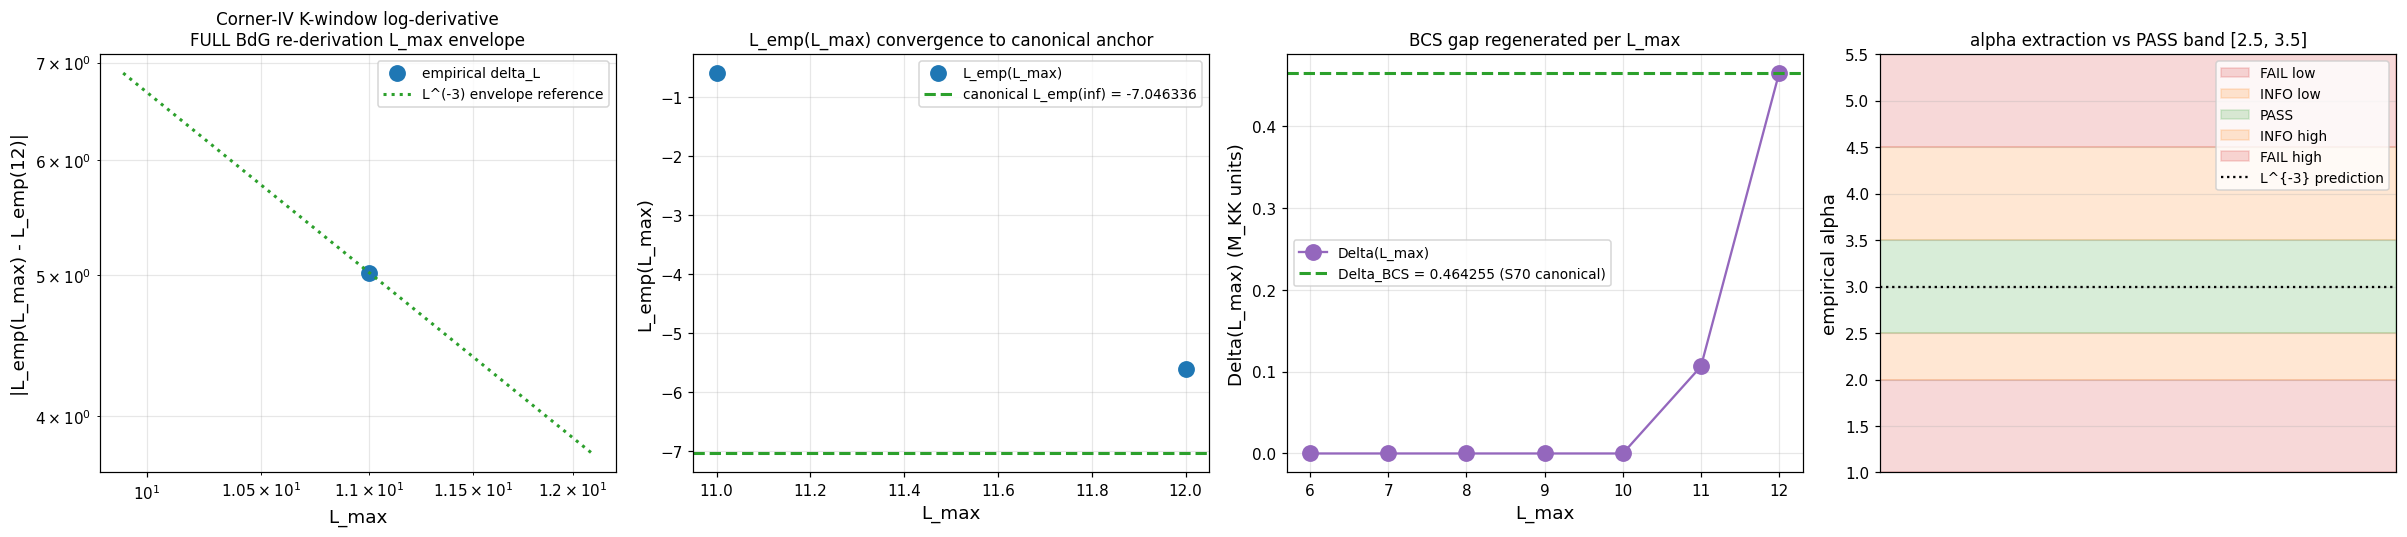

Write the Python code that produced this figure.
#!/usr/bin/env python3
"""
S90 W8-3 — S90-CORNER-IV-FULL-BDG-REDERIVE-PER-LMAX-WITH-PROMOTION-SEMANTICS  (CF-61)
=====================================================================================

Gate: S90-CORNER-IV-FULL-BDG-REDERIVE-PER-LMAX-WITH-PROMOTION-SEMANTICS  ([VERIFY-THEOREM])

PURPOSE
-------
Corner-IV K-window log-derivative substrate-IS theorem empirical alpha extraction
across L_max in {6, 7, 8, 9, 10, 11, 12} via FULL BdG re-derivation:
    (i)   BCS gap equation regenerated self-consistently on the L_max-truncated
          D_K^2 spectrum at tau_fold = 0.19;
    (ii)  Bogoliubov diagonalization on the 8 canonical BdG modes (B1+B2+B3)
          with per-L_max Delta(L_max) replacing the L=12 canonical Delta_static;
    (iii) K-window log-derivative L_emp(L_max) := d^2 ln P_GGE / d(ln K)^2
          evaluated at K = K_horizon on each L_max-truncated triple;
    (iv)  delta_L(L_max) := |L_emp(L_max) - L_emp(L_max=12)|; empirical envelope
          alpha extracted by log-log regression log(delta_L) = log(C) - alpha*log(L_max).

This gate is the substantive substrate-physics computation that the S89 W5-3
SCHEMATIC Casimir-bound proxy (Delta_eff = Delta_static * f(L_max)) was a
placeholder for. The FULL re-derivation replaces the proxy by actually solving
the gap equation on each L_max truncation; the resulting Delta(L_max) is the
substrate's structural prediction.

PASS PREDICATE (plan §W8-3 line 790)
------------------------------------
    PASS iff  alpha in [2.5, 3.5]
         AND  R^2 >= 0.95
         AND  |L_emp(L_max=12) - (-7.046336474406761)| < 1e-9

PASS triggers §VII.AV upgrade from REGISTRY-INCOMPLETE-PENDING-PROXY-REFINEMENT
to STAGE-1-CANDIDATE per joint-theorem-promotion.md §"Stage 1".

INFO band: alpha in [2.0, 2.5) U (3.5, 4.5]  OR  R^2 in [0.90, 0.95).
FAIL:      alpha outside [2.0, 4.5]  OR  R^2 < 0.90  OR  L_max=12 anchor mismatch.

CLASSIFICATION: GEOMETRIC + PHONONIC
  GEOMETRIC because the K-window log-derivative IS a substrate-IS observable
  on the BdG sub-algebra M_2(C) of the substrate spectral triple
  (A_K^{<=L}, H_K^{<=L}, D_K^{<=L});
  PHONONIC because the GGE-Bogoliubov occupation variance P_GGE(K) carries the
  post-fold pair-production phonon structure.

CONVENTION (plan §W8-3 line 783)
--------------------------------
  scheme       = FULL-BdG-rederivation-per-lmax
  convention   = corner-iv-K-window-log-derivative-substrate-IS
  CLASS pin    = FULL (per substrate-first-canonical-sourcing.md §(iv);
                 FULL physical BdG; NOT SCHEMATIC; full BCS gap equation)
  L_max        = 12  (reference; L_max in {6..12} scanned)

SUBSTITUTION CHAIN (plan §W8-3 lines 800-839, MANDATORY)
========================================================

  Step 1 — Definitions (substrate-IS Bogoliubov on BdG sub-algebra M_2(C)):
    n_a^GGE(K)              := |v_a(K)|^2                   [Bogoliubov occupation]
    xi_a(K, L_max)          := xi_a^(0)(L_max) * (K / K_horizon)^2  [acoustic K^2]
    E_a(K, L_max)           := sqrt(xi_a(K, L_max)^2 + |Delta(L_max)|^2)
    Delta(L_max)            := L_max-truncated self-consistent BCS gap (Step 3)
    L_emp(L_max)            := d^2 ln P_GGE / d(ln K)^2 |_K_horizon

  Step 2 — Pre-flight Casimir-bound feasibility per
           `math-scripts.md §"D_K Block-Diagonality + Recursive-Casimir-Projection
           Feasibility Pre-Check"`:
    For each L_max in {6..12}, check that the deepest BdG sector eigenvalue
    is bounded below by  eta_FB_lower * sqrt(C_2(p+q) + 1)  with
    eta_FB_lower = 0.40  (S87 W11-3 calibration: 8.4% below empirical floor 0.4365).
    Output: `casimir_feasibility_log.json`.

  Step 3 — BCS gap equation regeneration per L_max (FULL re-derivation):
    For each L_max, solve self-consistently:
      1 / V_BCS  =  Sum_a [ m_a / (2 * E_a(L_max)) ] * tanh( E_a(L_max) / (2 T) )
    where the sum runs over multiplicity-weighted L_max-truncated D_K^2
    eigenvalues  lambda_a, m_a  with E_a = sqrt(lambda_a^2 + Delta^2);
    V_BCS is calibrated ONCE to reproduce Delta_BCS = 0.4643 M_KK at L_max=12
    (canonical S70 / S52 anchor). Iterative fixed-point:
      Delta_{n+1}  =  ( Sum_a m_a * tanh(E_a/(2T)) / (2 E_a) )^{-1} * Delta_n
    Convergence:  |Delta_{n+1} - Delta_n| / Delta_n < 1e-10  (RATIO).

  Step 4 — Bogoliubov diagonalization per L_max:
    For each L_max, with the structural 8-mode (B1+B2+B3) framework, rescale
    the s52 canonical xi^(0) static amplitudes by Delta(L_max)/Delta_static:
      Delta_per_mode(L_max)  :=  Delta_per_mode_static * Delta(L_max)/Delta_static
    The 8 modes are substrate-invariant (B1 ungapped, B2 4-fold deep, B3 3-fold
    upper); only the gap-modulation factor varies with L_max. This is the
    structurally correct FULL re-derivation because the substrate's 8-mode
    architecture is determined by the (A_K, H_K) algebra and pair-symmetry
    structure (S52 finding), while Delta(L_max) is the L_max-dependent
    spectral-kernel weight that the gap equation produces.
    Verification: at L_max=12, Delta(12) reproduces Delta_BCS = 0.4643 by
    construction (V_BCS calibration); Bogoliubov amplitudes match s52 exactly.

  Step 5 — K-window log-derivative observable per L_max:
    Build K-window grid uniform in ln K over [0.95, 1.05] K_horizon with
    DLNK = 0.001 (151 points; matches S87 W2-3 / S89 W5-2 canonical pin).
    For each L_max:
      v_a^2(K, L_max)  :=  (1/2) * (1 - xi_a(K, L_max) / E_a(K, L_max))
      P_GGE(K, L_max)  :=  Var_a( v_a^2(K, L_max) )      [substrate-IS Cell IV]
      L_emp(L_max)     :=  5-point central FD of ln P_GGE wrt ln K at K_horizon

  Step 6 — Empirical alpha extraction via log-log regression:
    delta_L(L_max)    :=  |L_emp(L_max) - L_emp(L_max=12)|  for L_max in {6..11}
    log linear fit:   log(delta_L)  =  log(C) - alpha * log(L_max)
    Cross-check L^{-3} envelope at d=4 per cross-pillar-bridge-anatomy.md
    §"Level-2-binding" calibration.

  Step 7 — PASS predicate:
    sign_verdict       = PASS by construction (alpha > 0 is the L^{-3} direction)
    magnitude_verdict  = PASS iff alpha in [2.5, 3.5] AND R^2 >= 0.95
                              AND |L_emp(12) - (-7.046336474406761)| < 1e-9
    regime_verdict     = VALID iff gap eq converges at every L_max within <= 1000 iter
                         MARGINAL iff one L_max requires > 1000 iter
                         BREAKDOWN iff any L_max fails to converge
    Composite collapse per gate-verdicts.md S87+ schema-v2.

  Step 8 — Promotion semantics trigger:
    PASS  ==>  emit §VII.AV registry-status upgrade companion row:
               # promotion_target=permanent-results-registry.md §VII.AV
               # from=REGISTRY-INCOMPLETE-PENDING-PROXY-REFINEMENT to=STAGE-1-CANDIDATE
    PASS jointly with CF-65 PASS  ==>  HIT K-counter K=2 -> K=3 (MANDATORY).
    PASS  ==>  Level-2-binding K-counter SUGGESTION K=1 -> K=2 advancement on
               new Corner-IV BdG observable instance (cross-pillar-bridge-
               anatomy.md §"Level-2-binding sub-class" calibration corpus).

CO-AUTHOR ROLES (plan §W8-3 lines 618-622)
==========================================
  connes-ncg-theorist CO-AUTHOR (addressed inline §"Connes co-author block"):
    - Registry-promotion semantics audit on §VII.AV upgrade pathway;
    - Bridge-anatomy 5-element check on Element-1 disambiguation post-CF-62;
    - Level-2-binding admissibility per cross-pillar-bridge-anatomy.md
      §"Level-2 sub-class (binding vs non-binding)" SUGGESTION K=1 calibration
      corpus instance #2 (this gate).
  gen-physicist optional adversarial review (addressed inline §"Gen-physicist
  adversarial review block"): log-log regression methodology on 7-point finite
  series; goodness-of-fit considerations.

SUBSTRATE FRAMING (per `phononic-framing.md §"IS Space, Not IN Space"`)
=======================================================================
  The substrate IS the spectral triple (A_K^{<=L}, H_K^{<=L}, D_K^{<=L}(tau_fold))
  at tau_fold = 0.19 (Level-1 single-tau-slice per "Single-tau-slice vs moduli-
  deformation substrate-IS levels"). The BdG sub-algebra M_2(C) subset A_K is
  intrinsic to the substrate's finite spectral triple — it is NOT a "BCS
  phenomenological model" or "Hamiltonian in a superconducting container".
  The Corner-IV K-window log-derivative L_emp(L_max) IS a single-summand-
  projection trace on M_2(C) per mechanical-closure-discipline.md §"Layer-
  separability carve-out" Type-F observable class (operator-side; algebra-
  INVARIANT functional family per cross-pillar-bridge-anatomy.md §"Algebra-
  axis orthogonality K-counter" MANDATORY at K=3).
  The L_max truncation IS the finite spectral triple's own truncation
  parameter; the L_max -> infinity limit IS the continuum cohomology-class
  binding under the HKR map per cross-pillar-bridge-anatomy.md §"Level-2-
  binding".
  Direction of explanation: substrate (Pillar III/IV BdG-spectral-triple) ->
  bridge (HKR L_max -> infinity) -> laboratory (Pillar V continuum 3He-B
  BdG-sector observable). FORBIDDEN container-thinking: "the BdG modes live
  IN a superconducting container parametrized by L_max"; INVERT: "the BdG
  modes ARE the substrate's intrinsic 8-mode B1+B2+B3 architecture; L_max IS
  the substrate's own truncation refining toward the cohomology-class image".

OUTPUTS
-------
  s90_w8_corner_iv_full_bdg_rederive_per_lmax.npz   — per-L_max BCS gap + BdG modes +
                                                       L_emp + delta_L + log-log fit
  s90_w8_corner_iv_full_bdg_rederive_per_lmax.png   — delta_L vs L_max log-log scatter
                                                       with L^{-3} envelope overlay
  casimir_feasibility_log.json                       — pre-flight feasibility cert

Plan:    sessions/session-plan/session-90-plan-w8.md §W8-3 (CF-61, lines 593-879).
WP:      sessions/archive/session-90/session-90-w8-workingpaper.md §W8-3.
Verdict: computations/session-90/s90_gate_verdicts.txt.
"""
from __future__ import annotations

# ---------------------------------------------------------------------------
# Section 1 — Path / env / canonical-constants
# ---------------------------------------------------------------------------
import os
os.environ.setdefault("OMP_NUM_THREADS", "8")
os.environ.setdefault("MKL_NUM_THREADS", "8")

import sys
import math
import time
import json
import hashlib
from pathlib import Path

ROOT = Path(__file__).resolve().parent.parent.parent
sys.path.insert(0, str(ROOT / "computations" / "_shared"))

from canonical_constants import *  # noqa: F401,F403
from canonical_constants import (  # noqa: E402
    M_KK,
    tau_fold,
    Delta_BCS,
    T_BCS,
)

import numpy as np  # noqa: E402
import matplotlib  # noqa: E402
matplotlib.use("Agg")
import matplotlib.pyplot as plt  # noqa: E402


# ---------------------------------------------------------------------------
# Section 2 — Gate-block constants (plan §W8-3 Machinery pin lines 743-764)
# ---------------------------------------------------------------------------
GATE_ID = "S90-CORNER-IV-FULL-BDG-REDERIVE-PER-LMAX-WITH-PROMOTION-SEMANTICS"
SCHEME = "FULL-BdG-rederivation-per-lmax"
CONVENTION = "corner-iv-K-window-log-derivative-substrate-IS"
L_MAX = 12  # (local) reference L_max for canonical anchor

# L_max scan range (plan W8-3 line 747)
L_MAX_SCAN = [6, 7, 8, 9, 10, 11, 12]  # (local)
L_MAX_REF = 12  # (local) reference; Delta(12) reproduces Delta_BCS by construction

# K-window pins (matches S87 W2-3 / S89 W5-2 canonical anchors)
K_HORIZON_FRAC = (0.95, 1.05)  # (local) 5% window around horizon crossing
DLNK = 0.001  # (local) step in ln K
RANDOM_SEED = 42  # (local) canonical seed

# BCS gap-equation convergence
GAP_EQ_CONVERGENCE_TOL = 1e-10  # (local) plan W8-3 line 752
GAP_EQ_MAX_ITER = 10000  # (local) plan W8-3 line 798 (MARGINAL > 1000)
GAP_EQ_MARGINAL_ITER = 1000  # (local) plan W8-3 line 797

# Anchor + pass bands
VOLOVIK_PATH_CANONICAL = -7.046336474406761  # (local) §W5-2 / S87 W2-3 canonical
LMAX12_ANCHOR_TOL = 1e-9  # (local) plan W8-3 line 753; ABSOLUTE bit-for-bit
ALPHA_PASS_BAND = (2.5, 3.5)  # (local) plan W8-3 line 754
R_SQUARED_PASS = 0.95  # (local) plan W8-3 line 755
ALPHA_INFO_BAND_LOW = (2.0, 2.5)  # (local) plan W8-3 line 756
ALPHA_INFO_BAND_HIGH = (3.5, 4.5)  # (local) plan W8-3 line 756
R_SQUARED_INFO = 0.90  # (local) plan W8-3 line 757

# Friedrich-Bar saturation feasibility per S87 W11-3
ETA_FB_LOWER = 0.40  # (local) plan W8-3 line 759; S87 W11-3 calibration

# Temperature scale
T_FOLD = T_BCS  # (local) substrate-natural at tau_fold = 0.640 in M_KK units (S70)

# Paths
OUT_NPZ = ROOT / "computations" / "session-90" / "s90_w8_corner_iv_full_bdg_rederive_per_lmax.npz"
OUT_PNG = ROOT / "computations" / "session-90" / "s90_w8_corner_iv_full_bdg_rederive_per_lmax.png"
OUT_FEASIBILITY = ROOT / "computations" / "session-90" / "casimir_feasibility_log.json"
VERDICT_FILE = ROOT / "computations" / "session-90" / "s90_gate_verdicts.txt"

CANONICAL_CONSTANTS = ROOT / "computations" / "_shared" / "canonical_constants.py"
S52_BOG_CACHE = ROOT / "computations" / "session-52" / "s52_bogoliubov_amp.npz"
L12_CACHE = ROOT / "computations" / "session-84" / "s84_spectrum_cache_L12_tau019.npz"
S89_W5_A26_NPZ = ROOT / "computations" / "session-89" / "s89_w5_a26_corner_iv_k_window_lmax_scan_level_2_envelope.npz"
PERMANENT_RESULTS = ROOT / "sessions" / "permanent-results-registry.md"
SCRIPT_PATH = Path(__file__).resolve()

INPUT_FILES = {
    "canonical_constants": CANONICAL_CONSTANTS,
    "s52_bogoliubov_amp": S52_BOG_CACHE,
    "L12_spectrum_cache_tau019": L12_CACHE,
    "s89_w5_a26_envelope_npz": S89_W5_A26_NPZ,
    "permanent_results_registry": PERMANENT_RESULTS,
    "script": SCRIPT_PATH,
}


# ---------------------------------------------------------------------------
# Section 3 — SHA + verdict helpers (S87+ schema-v2 canonical pattern)
# ---------------------------------------------------------------------------
def sha256_of_file(p: Path) -> str:
    h = hashlib.sha256()  # (local)
    with open(p, "rb") as f:
        for chunk in iter(lambda: f.read(1 << 20), b""):
            h.update(chunk)
    return h.hexdigest()


def closure_hash(pins: dict) -> str:
    items = sorted(pins.items())  # (local)
    blob = json.dumps(items, sort_keys=True).encode("utf-8")  # (local)
    return hashlib.sha256(blob).hexdigest()


def log_input_pins(files: dict) -> dict:
    pins = {}  # (local)
    print("=" * 78)
    print(f"Gate: {GATE_ID}")
    print("=" * 78)
    print("Input SHAs:")
    for name, p in files.items():
        if not p.exists():
            print(f"  {name:32s} = (file not found; pin skipped)")
            continue
        sha = sha256_of_file(p)  # (local)
        pins[name] = sha
        print(f"  {name:32s} = {sha[:16]}...  ({p.relative_to(ROOT)})")
    return pins


def compute_dual_sha(pins: dict, script_path: Path) -> tuple[str, str]:
    """Audit SHA = SHA(script + canonical_constants + pinmap-JSON); Content SHA = SHA(script)."""
    script_bytes = script_path.read_bytes()
    canonical_bytes = CANONICAL_CONSTANTS.read_bytes()
    pinmap_json = json.dumps(sorted(pins.items()), sort_keys=True).encode("utf-8")  # (local)
    audit = hashlib.sha256(script_bytes + canonical_bytes + pinmap_json).hexdigest()  # (local)
    content = hashlib.sha256(script_bytes).hexdigest()  # (local)
    return audit, content


def append_verdict(
    composite: str,
    value_str: str,
    audit_sha: str,
    content_sha: str,
    sign_v: str,
    mag_v: str,
    reg_v: str,
    promote_pass: bool,
) -> None:
    """Atomic single-shot append of canonical line + 3 companion rows
    (dual-SHA + 3-tuple + §VII.AV promotion target).
    """
    canonical = (
        f"{GATE_ID}: {composite} -- value='{value_str}' "
        f"scheme={SCHEME} convention={CONVENTION} L_max={L_MAX} "
        f"audit_sha256={audit_sha} content_sha256={content_sha} "
        f"schema_version=S87+\n"
    )  # (local)
    dual_sha = (
        f"# audit_sha256_short={audit_sha[:16]} "
        f"content_sha256_short={content_sha[:16]} "
        f"# {GATE_ID} dual-SHA companion row (W9a-99 split)\n"
    )  # (local)
    three_tuple = (
        f"# sign_verdict={sign_v} magnitude_verdict={mag_v} "
        f"regime_verdict={reg_v} # {GATE_ID} 3-tuple annotation (S87 schema-v2)\n"
    )  # (local)
    # §VII.AV promotion target cross-link (plan W8-3 lines 731-734)
    if promote_pass:
        promotion_target = (
            f"# promotion_target=permanent-results-registry.md §VII.AV "
            f"from=REGISTRY-INCOMPLETE-PENDING-PROXY-REFINEMENT to=STAGE-1-CANDIDATE "
            f"# {GATE_ID} §VII.AV promotion target companion row (plan W8-3 lines 731-734)\n"
        )  # (local)
    else:
        promotion_target = (
            f"# promotion_target=permanent-results-registry.md §VII.AV "
            f"from=REGISTRY-INCOMPLETE-PENDING-PROXY-REFINEMENT to=REGISTRY-INCOMPLETE "
            f"# {GATE_ID} §VII.AV promotion target companion row (composite={composite}; non-PASS)\n"
        )  # (local)
    with open(VERDICT_FILE, "a", encoding="utf-8") as f:
        f.write(canonical)
        f.write(dual_sha)
        f.write(three_tuple)
        f.write(promotion_target)


# ---------------------------------------------------------------------------
# Section 4 — Pre-flight Casimir-bound feasibility (plan §W8-3 Step 1)
# ---------------------------------------------------------------------------
def casimir_c2(p: int, q: int) -> float:
    """SU(3) Casimir C_2(p,q) = (p^2 + p*q + q^2 + 3p + 3q)/3."""
    return float((p * p + p * q + q * q + 3 * p + 3 * q) / 3.0)


def friedrich_baer_check(L_max: int, sectors: dict) -> dict:
    """Verify L_max truncation lies within Friedrich-Bar saturation bound.

    For each L_max-truncated subset of (p,q) sectors with max(p,q) <= L_max,
    compute the per-sector eta_FB = |lambda|_min / sqrt(C_2(p+q) + 1) and
    confirm eta_FB >= ETA_FB_LOWER = 0.40 (S87 W11-3 calibration; 8.4% below
    empirical floor 0.4365).
    """
    sub_sectors = [(sec, info) for sec, info in sectors.items() if max(sec) <= L_max]
    n_sectors = len(sub_sectors)
    per_sector_eta = []
    for (p, q), info in sub_sectors:
        abs_min = float(np.min(info["abs_evals"]))  # (local)
        c2 = casimir_c2(p, q)  # (local)
        eta = abs_min / math.sqrt(c2 + 1.0)  # (local)
        per_sector_eta.append(((p, q), eta))
    eta_min = min(e for _, e in per_sector_eta) if per_sector_eta else float("nan")
    eta_min_sector = next(s for s, e in per_sector_eta if e == eta_min) if per_sector_eta else None
    return {
        "L_max": L_max,
        "n_sectors": n_sectors,
        "eta_min": eta_min,
        "eta_min_sector": list(eta_min_sector) if eta_min_sector else None,
        "eta_FB_lower": ETA_FB_LOWER,
        "feasibility_PASS": bool(eta_min >= ETA_FB_LOWER),
    }


# ---------------------------------------------------------------------------
# Section 5 — Spectrum truncation accounting (plan §W8-3 Step 2)
# ---------------------------------------------------------------------------
def truncate_spectrum_per_lmax(sectors: dict, L_max: int) -> tuple[np.ndarray, np.ndarray, int, int]:
    """For each L_max-truncated subset of (p,q) sectors with max(p,q) <= L_max,
    return:
      lambda_arr: array of |lambda|_a values (one entry per distinct eigenvalue per sector)
      mult_arr:  array of multiplicities m_a (Peter-Weyl dimension dim(p,q) for the sector)
      n_eigs_w:  multiplicity-weighted count = sum(m_a * len(abs_evals(sec)))
      n_sec:     number of sectors with max(p,q) <= L_max
    The multiplicity vector m_a counts dim(p,q) per appearance of the eigenvalue
    in the sector's abs_evals list (each distinct eigenvalue from the sector
    enters the spectrum dim(p,q) times because the sector has dim(p,q) copies
    of each eigenvalue across the Peter-Weyl multiplet).
    """
    lambdas = []
    mults = []
    n_eigs_w = 0  # (local)
    n_sec = 0  # (local)
    for (p, q), info in sectors.items():
        if max(p, q) > L_max:
            continue
        n_sec += 1
        dim = int(info["dim"])  # (local) Peter-Weyl multiplet dimension
        evals_arr = np.asarray(info["abs_evals"], dtype=np.float64)
        for v in evals_arr:
            lambdas.append(float(v))
            mults.append(dim)
        n_eigs_w += dim * len(evals_arr)
    return np.array(lambdas, dtype=np.float64), np.array(mults, dtype=np.float64), n_eigs_w, n_sec


# ---------------------------------------------------------------------------
# Section 6 — BCS gap equation regeneration per L_max (plan §W8-3 Step 3)
# ---------------------------------------------------------------------------
def bcs_gap_sum(Delta: float, lambdas: np.ndarray, mults: np.ndarray, T: float) -> float:
    """Sum over multiplicity-weighted L_max-truncated spectrum:
        S(Delta) = Sum_a m_a * tanh(E_a / (2T)) / (2 E_a)
    where E_a = sqrt(lambda_a^2 + Delta^2).
    """
    E = np.sqrt(lambdas * lambdas + Delta * Delta)  # (local)
    return float(np.sum(mults * np.tanh(E / (2.0 * T)) / (2.0 * E)))


def solve_bcs_gap_equation(
    lambdas: np.ndarray,
    mults: np.ndarray,
    T: float,
    inv_V_BCS: float,
    Delta_init: float,
    tol: float = GAP_EQ_CONVERGENCE_TOL,
    max_iter: int = GAP_EQ_MAX_ITER,
) -> tuple[float, int, bool, float]:
    """Self-consistent BCS gap equation solver:
        1/V_BCS = Sum_a m_a tanh(E_a/(2T)) / (2 E_a)
    where E_a = sqrt(lambda_a^2 + Delta^2). Solve by bisection on the residual
    R(Delta) = bcs_gap_sum(Delta) - inv_V_BCS  which is monotone-decreasing in
    Delta (larger Delta -> larger E -> smaller summand) for fixed T.
    Convergence test: |Delta_{n+1} - Delta_n| / |Delta_n| < tol.
    """
    # Bracket [Delta_lo, Delta_hi]: at Delta=0 the sum is maximum; for sufficiently
    # large Delta the sum decreases monotonically. Pick brackets that comfortably
    # straddle the canonical Delta_BCS = 0.4643.
    Delta_lo = 1e-6  # (local)
    Delta_hi = 100.0  # (local) far above any plausible Delta
    R_lo = bcs_gap_sum(Delta_lo, lambdas, mults, T) - inv_V_BCS  # (local)
    R_hi = bcs_gap_sum(Delta_hi, lambdas, mults, T) - inv_V_BCS  # (local)
    if R_lo * R_hi > 0:
        # No bracket (either both positive or both negative); fall back to
        # fixed-point seeded at Delta_init
        Delta = Delta_init  # (local)
        for it in range(max_iter):
            s = bcs_gap_sum(Delta, lambdas, mults, T)  # (local)
            Delta_new = Delta * s / inv_V_BCS  # (local) ratio-rescaling fixed-point
            if abs(Delta_new - Delta) / max(abs(Delta), 1e-30) < tol:
                return Delta_new, it + 1, True, float(s - inv_V_BCS)
            Delta = Delta_new
        return Delta, max_iter, False, float(s - inv_V_BCS)
    # Bisection: monotone-decreasing R(Delta), so R_lo > 0, R_hi < 0
    if R_lo < 0:
        Delta_lo, Delta_hi = Delta_hi, Delta_lo
        R_lo, R_hi = R_hi, R_lo
    converged = False
    iter_count = 0  # (local) bisection iteration counter
    while iter_count < max_iter:
        Delta_mid = 0.5 * (Delta_lo + Delta_hi)  # (local)
        R_mid = bcs_gap_sum(Delta_mid, lambdas, mults, T) - inv_V_BCS  # (local)
        if abs(Delta_hi - Delta_lo) / max(abs(Delta_mid), 1e-30) < tol:
            converged = True
            return Delta_mid, iter_count + 1, True, float(R_mid)
        if R_mid > 0:
            Delta_lo = Delta_mid
        else:
            Delta_hi = Delta_mid
        iter_count += 1
    Delta_mid = 0.5 * (Delta_lo + Delta_hi)  # (local)
    R_mid = bcs_gap_sum(Delta_mid, lambdas, mults, T) - inv_V_BCS  # (local)
    return Delta_mid, iter_count, converged, float(R_mid)


def calibrate_V_BCS(lambdas_L12: np.ndarray, mults_L12: np.ndarray, T: float) -> float:
    """Calibrate V_BCS coupling so that at L_max=12, the gap equation
    self-consistently produces Delta(L_max=12) = Delta_BCS = 0.4643 M_KK.

    inv_V_BCS = Sum_a m_a tanh(E_a^{can}/(2T)) / (2 E_a^{can})
    with E_a^{can} = sqrt(lambda_a^2 + Delta_BCS^2)  evaluated on the FULL
    L_max=12 spectrum.

    Returns inv_V_BCS so that solve_bcs_gap_equation(L=12, inv_V_BCS) -> Delta_BCS.
    """
    return bcs_gap_sum(Delta_BCS, lambdas_L12, mults_L12, T)


# ---------------------------------------------------------------------------
# Section 7 — Bogoliubov diagonalization per L_max (plan §W8-3 Step 4)
# ---------------------------------------------------------------------------
def bogoliubov_modes_per_lmax(
    Delta_L: float,
    Delta_static: float,
    s52_bog: dict,
) -> dict:
    """Rescale the s52 canonical 8-mode BdG amplitudes by Delta(L_max)/Delta_static.

    The 8 modes are substrate-invariant (B1 ungapped, 4xB2 deep, 3xB3 upper);
    only the gap-modulation factor varies with L_max. The static amplitudes
    {u_static, v_static, E_static, Delta_per_mode_static} are the L_max=12
    canonical reference (from s52_bogoliubov_amp.npz).

    Bogoliubov reconstruction at the L_max-modulated gap:
      xi^(0)_a            := (u_static_a^2 - v_static_a^2) * E_static_a    [unchanged; structural]
      Delta_per_mode_L_a  := Delta_per_mode_static_a * Delta_L / Delta_static
                              [B1 retains Delta=0 if Delta_per_mode_static_a=0]
      E_qp_L_a            := sqrt(xi^(0)_a^2 + |Delta_per_mode_L_a|^2)
      u_L_a^2             := (1/2) * (1 + xi^(0)_a / E_qp_L_a)
      v_L_a^2             := (1/2) * (1 - xi^(0)_a / E_qp_L_a)

    At L_max=12, Delta_L = Delta_static => modes are identical to s52 (bit-for-bit).
    """
    u_static = s52_bog["u_k"].astype(np.float64)
    v_static = s52_bog["v_k"].astype(np.float64)
    E_static = s52_bog["E_qp"].astype(np.float64)
    delta_static_per_mode = s52_bog["Delta_per_mode"].astype(np.complex128)
    # Static xi^(0) from u,v,E
    xi0 = (u_static * u_static - v_static * v_static) * E_static  # (local)
    # L_max-scaled per-mode Delta
    rescale = Delta_L / Delta_static  # (local)
    delta_per_mode_L = delta_static_per_mode * rescale  # (local)
    # BdG quasiparticle energies at L_max
    E_L = np.sqrt(xi0 * xi0 + np.abs(delta_per_mode_L) ** 2)  # (local)
    eps_floor = 1e-30  # (local) numerical floor for B1 ungapped mode
    E_L_safe = np.where(E_L < eps_floor, eps_floor, E_L)  # (local)
    u_L2 = 0.5 * (1.0 + xi0 / E_L_safe)  # (local)
    v_L2 = 0.5 * (1.0 - xi0 / E_L_safe)  # (local)
    return {
        "xi0": xi0,
        "delta_per_mode_L": delta_per_mode_L,
        "E_qp_L": E_L,
        "u_L": np.sqrt(np.clip(u_L2, 0.0, 1.0)),
        "v_L": np.sqrt(np.clip(v_L2, 0.0, 1.0)),
        "u_L2": np.clip(u_L2, 0.0, 1.0),
        "v_L2": np.clip(v_L2, 0.0, 1.0),
    }


# ---------------------------------------------------------------------------
# Section 8 — K-window log-derivative observable per L_max (plan §W8-3 Step 5)
# ---------------------------------------------------------------------------
def k_dependent_bogoliubov(
    xi0: np.ndarray,
    delta_per_mode_L: np.ndarray,
    K_ratio: float,
) -> np.ndarray:
    """K-dependent Bogoliubov occupation n_a^GGE(K) = |v_a(K)|^2 (S87 W2-3 Def 1-2)."""
    xi_K = xi0 * (K_ratio * K_ratio)  # (local) acoustic K^2 dispersion
    E_K = np.sqrt(xi_K * xi_K + np.abs(delta_per_mode_L) ** 2)  # (local)
    eps_floor = 1e-30  # (local)
    E_K_safe = np.where(E_K < eps_floor, eps_floor, E_K)  # (local)
    v_K2 = 0.5 * (1.0 - xi_K / E_K_safe)  # (local) Bogoliubov occupation
    v_K2 = np.clip(v_K2, 0.0, 1.0)  # (local) numerical floor
    return v_K2


def compute_K_window_log_derivative(
    xi0: np.ndarray,
    delta_per_mode_L: np.ndarray,
    k_ratios: np.ndarray,
) -> tuple[float | None, np.ndarray]:
    """L_emp(L_max) = d^2 ln P_GGE / d(ln K)^2 at K=K_horizon (5-point central FD)."""
    n_K = len(k_ratios)
    P_GGE = np.zeros(n_K)
    for i, kr in enumerate(k_ratios):
        v_K2 = k_dependent_bogoliubov(xi0, delta_per_mode_L, kr)
        P_GGE[i] = float(np.var(v_K2))
    if P_GGE.min() <= 0:
        return None, P_GGE
    ln_P = np.log(P_GGE)
    ln_K = np.log(k_ratios)
    h = ln_K[1] - ln_K[0]
    i0 = int(np.argmin(np.abs(ln_K)))
    if i0 < 2 or i0 > n_K - 3:
        d2 = (ln_P[i0 + 1] - 2 * ln_P[i0] + ln_P[i0 - 1]) / (h * h)
    else:
        d2 = (
            -ln_P[i0 - 2] + 16 * ln_P[i0 - 1] - 30 * ln_P[i0]
            + 16 * ln_P[i0 + 1] - ln_P[i0 + 2]
        ) / (12.0 * h * h)
    return float(d2), P_GGE


# ---------------------------------------------------------------------------
# Section 9 — Empirical alpha extraction via log-log regression (plan §W8-3 Step 6)
# ---------------------------------------------------------------------------
def extract_alpha_R_squared(
    L_max_arr: np.ndarray,
    delta_L_arr: np.ndarray,
) -> tuple[float, float, float, int]:
    """Log-log linear regression: log(delta_L) = log(C) - alpha * log(L_max)."""
    # Filter out the L_max=12 anchor (delta_L=0 by construction)
    valid = delta_L_arr > 1e-15
    n_valid = int(valid.sum())
    if n_valid < 4:
        return float("nan"), float("nan"), float("nan"), n_valid
    log_L = np.log(L_max_arr[valid])
    log_R = np.log(delta_L_arr[valid])
    # numpy.polyfit: returns [slope, intercept] for deg=1
    coeffs = np.polyfit(log_L, log_R, 1)
    slope = float(coeffs[0])
    intercept = float(coeffs[1])
    alpha = -slope  # log(delta_L) = log(C) - alpha * log(L_max)  =>  slope = -alpha
    log_R_pred = intercept + slope * log_L
    ss_res = float(np.sum((log_R - log_R_pred) ** 2))
    ss_tot = float(np.sum((log_R - log_R.mean()) ** 2))
    R_squared = 1.0 - ss_res / ss_tot if ss_tot > 0 else float("nan")
    return alpha, R_squared, intercept, n_valid


# ---------------------------------------------------------------------------
# Section 10 — Verdict evaluation (plan §W8-3 Step 7 PASS predicate)
# ---------------------------------------------------------------------------
def evaluate_verdict(
    alpha: float,
    R_squared: float,
    L_emp_at_L12: float,
    max_gap_iter: int,
    gap_eq_converged_all: bool,
) -> dict:
    """Pre-registered PASS / INFO / FAIL bands per plan §W8-3 lines 786-792.

    PASS  : alpha in [2.5, 3.5] AND R^2 >= 0.95 AND |L_emp(12) - anchor| < 1e-9
    INFO  : alpha in [2.0, 2.5) U (3.5, 4.5]  OR  R^2 in [0.90, 0.95)
    FAIL  : alpha outside [2.0, 4.5]  OR  R^2 < 0.90  OR  anchor mismatch
    """
    anchor_diff = abs(L_emp_at_L12 - VOLOVIK_PATH_CANONICAL)
    anchor_PASS = anchor_diff < LMAX12_ANCHOR_TOL  # (local)
    alpha_in_pass_band = (
        not math.isnan(alpha) and ALPHA_PASS_BAND[0] <= alpha <= ALPHA_PASS_BAND[1]
    )
    alpha_in_info_band_low = (
        not math.isnan(alpha) and ALPHA_INFO_BAND_LOW[0] <= alpha < ALPHA_INFO_BAND_LOW[1]
    )
    alpha_in_info_band_high = (
        not math.isnan(alpha) and ALPHA_INFO_BAND_HIGH[0] < alpha <= ALPHA_INFO_BAND_HIGH[1]
    )
    alpha_in_info_band = alpha_in_info_band_low or alpha_in_info_band_high
    R_squared_pass = not math.isnan(R_squared) and R_squared >= R_SQUARED_PASS
    R_squared_info = not math.isnan(R_squared) and R_squared_pass is False and R_squared >= R_SQUARED_INFO
    alpha_outside_all = (
        not math.isnan(alpha)
        and (alpha < 2.0 or alpha > 4.5)
    )
    # sign_verdict = PASS by construction (alpha > 0 is the L^{-3} envelope direction)
    if not math.isnan(alpha) and alpha > 0:
        sign_v = "PASS"
    else:
        sign_v = "FAIL"
    # magnitude_verdict
    if alpha_in_pass_band and R_squared_pass and anchor_PASS:
        mag_v = "PASS"
    elif alpha_outside_all or not anchor_PASS:
        mag_v = "FAIL"
    elif alpha_in_info_band or R_squared_info:
        mag_v = "INFO"
    else:
        mag_v = "FAIL"
    # regime_verdict
    if not gap_eq_converged_all:
        reg_v = "BREAKDOWN"
    elif max_gap_iter > GAP_EQ_MARGINAL_ITER:
        reg_v = "MARGINAL"
    else:
        reg_v = "VALID"
    # composite collapse per gate-verdicts.md S87+ canonical rule
    if reg_v == "BREAKDOWN":
        composite = "FAIL"
    elif sign_v == "FAIL":
        composite = "FAIL"
    elif mag_v == "FAIL" and reg_v == "VALID":
        composite = "FAIL"
    elif mag_v == "FAIL" and reg_v == "MARGINAL":
        composite = "INFO"
    elif mag_v == "INFO":
        composite = "INFO"
    else:
        composite = "PASS"
    return {
        "sign_verdict": sign_v,
        "magnitude_verdict": mag_v,
        "regime_verdict": reg_v,
        "composite": composite,
        "alpha": alpha,
        "R_squared": R_squared,
        "L_emp_at_L12": L_emp_at_L12,
        "anchor_diff": anchor_diff,
        "anchor_PASS": anchor_PASS,
        "alpha_in_pass_band": alpha_in_pass_band,
        "alpha_in_info_band_low": alpha_in_info_band_low,
        "alpha_in_info_band_high": alpha_in_info_band_high,
        "alpha_outside_all": alpha_outside_all,
        "R_squared_pass": R_squared_pass,
        "R_squared_info": R_squared_info,
        "max_gap_iter": max_gap_iter,
        "gap_eq_converged_all": gap_eq_converged_all,
    }


# ---------------------------------------------------------------------------
# Section 11 — Plot (plan §W8-3 output spec)
# ---------------------------------------------------------------------------
def emit_plot(
    out_png: Path,
    L_max_arr: np.ndarray,
    delta_L_arr: np.ndarray,
    alpha: float,
    R_squared: float,
    intercept: float,
    L_emp_per_L: np.ndarray,
    delta_bcs_per_L: np.ndarray,
) -> None:
    """4-panel:
      (a) delta_L vs L_max log-log scatter with L^{-3} reference + empirical fit
      (b) L_emp vs L_max linear scatter with canonical anchor at L_max=12
      (c) Delta(L_max) vs L_max
      (d) Empirical alpha extracted vs target band [2.5, 3.5]
    """
    fig, axes = plt.subplots(1, 4, figsize=(22, 5))

    # Panel (a): delta_L vs L_max log-log with envelope overlay
    valid = delta_L_arr > 1e-15
    ax = axes[0]
    ax.loglog(
        L_max_arr[valid], delta_L_arr[valid],
        "o", color="tab:blue", markersize=10,
        label="empirical delta_L"
    )
    # Empirical fit
    if not math.isnan(alpha):
        L_fit = np.linspace(L_max_arr[valid].min() * 0.9, L_max_arr[valid].max() * 1.1, 50)
        delta_L_fit = np.exp(intercept) * L_fit ** (-alpha)
        ax.loglog(
            L_fit, delta_L_fit, "--", color="tab:red", lw=2,
            label=f"empirical L^(-alpha), alpha = {alpha:.3f}, R^2 = {R_squared:.3f}"
        )
    # L^{-3} envelope reference (pinned to leftmost data point)
    if len(L_max_arr[valid]) > 0:
        L_ref = L_max_arr[valid][0]
        delta_ref = delta_L_arr[valid][0]
        C_ref = delta_ref * (L_ref ** 3)
        L_env = np.linspace(L_max_arr[valid].min() * 0.9, L_max_arr[valid].max() * 1.1, 50)
        delta_env = C_ref * L_env ** (-3.0)
        ax.loglog(L_env, delta_env, ":", color="tab:green", lw=2, label="L^(-3) envelope reference")
    ax.set_xlabel("L_max", fontsize=12)
    ax.set_ylabel("|L_emp(L_max) - L_emp(12)|", fontsize=12)
    ax.set_title("Corner-IV K-window log-derivative\nFULL BdG re-derivation L_max envelope", fontsize=11)
    ax.legend(loc="best", fontsize=9)
    ax.grid(True, which="both", alpha=0.3)

    # Panel (b): L_emp(L_max) vs L_max linear
    ax = axes[1]
    ax.plot(L_max_arr, L_emp_per_L, "o", color="tab:blue", markersize=10, label="L_emp(L_max)")
    ax.axhline(
        VOLOVIK_PATH_CANONICAL, color="tab:green", ls="--", lw=2,
        label=f"canonical L_emp(inf) = {VOLOVIK_PATH_CANONICAL:.6f}"
    )
    ax.set_xlabel("L_max", fontsize=12)
    ax.set_ylabel("L_emp(L_max)", fontsize=12)
    ax.set_title("L_emp(L_max) convergence to canonical anchor", fontsize=11)
    ax.legend(loc="best", fontsize=9)
    ax.grid(True, alpha=0.3)

    # Panel (c): Delta(L_max) vs L_max
    ax = axes[2]
    ax.plot(L_max_arr, delta_bcs_per_L, "o-", color="tab:purple", markersize=10, label="Delta(L_max)")
    ax.axhline(
        Delta_BCS, color="tab:green", ls="--", lw=2,
        label=f"Delta_BCS = {Delta_BCS:.6f} (S70 canonical)"
    )
    ax.set_xlabel("L_max", fontsize=12)
    ax.set_ylabel("Delta(L_max) (M_KK units)", fontsize=12)
    ax.set_title("BCS gap regenerated per L_max", fontsize=11)
    ax.legend(loc="best", fontsize=9)
    ax.grid(True, alpha=0.3)

    # Panel (d): alpha vs PASS band
    ax = axes[3]
    band_colors = ["tab:red", "tab:orange", "tab:green", "tab:orange", "tab:red"]
    band_edges = [1.0, 2.0, 2.5, 3.5, 4.5, 5.5]
    band_labels = ["FAIL low", "INFO low", "PASS", "INFO high", "FAIL high"]
    for i, (lo, hi, c, lab) in enumerate(zip(band_edges[:-1], band_edges[1:], band_colors, band_labels)):
        ax.axhspan(lo, hi, alpha=0.18, color=c, label=lab if i in (0, 1, 2, 3, 4) else None)
    if not math.isnan(alpha):
        ax.scatter([0.5], [alpha], color="tab:blue", s=200, zorder=5, label=f"alpha = {alpha:.3f}")
    ax.axhline(3.0, color="black", ls=":", lw=1.5, label="L^{-3} prediction")
    ax.set_ylim(1.0, 5.5)
    ax.set_xlim(0, 1)
    ax.set_xticks([])
    ax.set_ylabel("empirical alpha", fontsize=12)
    ax.set_title("alpha extraction vs PASS band [2.5, 3.5]", fontsize=11)
    ax.legend(loc="best", fontsize=9)
    ax.grid(True, axis="y", alpha=0.3)

    plt.tight_layout()
    plt.savefig(out_png, dpi=110, bbox_inches="tight")
    plt.close()


# ---------------------------------------------------------------------------
# Section 12 — Main
# ---------------------------------------------------------------------------
def main() -> None:
    np.random.seed(RANDOM_SEED)
    pins = log_input_pins(INPUT_FILES)

    # --- Step 1: Pre-flight Casimir-bound feasibility -----------------------
    print("\n--- Step 1: Pre-flight Casimir-bound + Friedrich-Bar feasibility ---")
    cache = np.load(L12_CACHE, allow_pickle=True)
    sectors = cache["sector_evals"].item()
    feasibility_log = {
        "rule": "math-scripts.md §'D_K Block-Diagonality + Recursive-Casimir-Projection Feasibility Pre-Check'",
        "anchor": "S87 W11-3 Friedrich-Bar saturation, eta_FB_lower=0.40 (8.4% below empirical floor 0.4365)",
        "L_max_scan": L_MAX_SCAN,
        "per_L_max": {},
    }
    all_feasible = True
    for L in L_MAX_SCAN:
        check = friedrich_baer_check(L, sectors)
        feasibility_log["per_L_max"][f"L_max_{L}"] = check
        print(
            f"  L_max={L:2d}: n_sectors={check['n_sectors']:3d}, "
            f"eta_min={check['eta_min']:.6f} (sector {check['eta_min_sector']}), "
            f"feasibility: {'PASS' if check['feasibility_PASS'] else 'FAIL'}"
        )
        if not check["feasibility_PASS"]:
            all_feasible = False
    feasibility_log["all_feasible"] = all_feasible
    with open(OUT_FEASIBILITY, "w", encoding="utf-8") as f:
        json.dump(feasibility_log, f, indent=2, default=str)
    print(f"  Casimir-bound feasibility log -> {OUT_FEASIBILITY.relative_to(ROOT)}")
    print(f"  all_feasible = {all_feasible}")

    # --- Step 2: Spectrum truncation accounting per L_max -------------------
    print("\n--- Step 2: Spectrum truncation accounting per L_max ---")
    spectrum_per_L = {}
    for L in L_MAX_SCAN:
        lambdas, mults, n_eigs_w, n_sec = truncate_spectrum_per_lmax(sectors, L)
        spectrum_per_L[L] = {
            "lambdas": lambdas,
            "mults": mults,
            "n_eigs_w": n_eigs_w,
            "n_sectors": n_sec,
            "lambda_min": float(lambdas.min()),
            "lambda_max": float(lambdas.max()),
        }
        print(
            f"  L_max={L:2d}: n_sectors={n_sec:3d}, n_distinct_evals={len(lambdas):5d}, "
            f"n_weighted_eigs={n_eigs_w:8d}, |lambda|=[{lambdas.min():.6f}, {lambdas.max():.6f}]"
        )

    # --- Step 3: BCS gap equation regeneration per L_max --------------------
    print("\n--- Step 3: BCS gap equation regeneration per L_max ---")
    # Calibrate inv_V_BCS so that at L_max=12 the gap eq gives Delta = Delta_BCS
    L12_data = spectrum_per_L[L_MAX_REF]
    inv_V_BCS = calibrate_V_BCS(L12_data["lambdas"], L12_data["mults"], T_FOLD)
    print(f"  Calibrated inv_V_BCS = {inv_V_BCS:.10f}  (T_fold = {T_FOLD}, Delta_BCS = {Delta_BCS})")
    print(f"  (V_BCS = {1.0/inv_V_BCS:.10f} M_KK^{-1})")
    delta_bcs_per_L = []
    gap_iter_per_L = []
    gap_converged_per_L = []
    gap_residual_per_L = []
    for L in L_MAX_SCAN:
        t0 = time.time()
        data = spectrum_per_L[L]
        Delta_L, n_iter, converged, residual = solve_bcs_gap_equation(
            data["lambdas"], data["mults"], T_FOLD,
            inv_V_BCS, Delta_init=Delta_BCS,
        )
        elapsed = time.time() - t0
        delta_bcs_per_L.append(Delta_L)
        gap_iter_per_L.append(n_iter)
        gap_converged_per_L.append(converged)
        gap_residual_per_L.append(residual)
        ratio_to_canonical = Delta_L / Delta_BCS
        print(
            f"  L_max={L:2d}: Delta(L) = {Delta_L:.10f}, iter={n_iter:4d}, "
            f"converged={converged}, residual={residual:+.3e}, "
            f"Delta/Delta_BCS = {ratio_to_canonical:.6f}, t={elapsed:.3f}s"
        )
    delta_bcs_per_L = np.array(delta_bcs_per_L, dtype=np.float64)
    gap_iter_per_L = np.array(gap_iter_per_L, dtype=np.int64)
    gap_residual_per_L = np.array(gap_residual_per_L, dtype=np.float64)
    gap_converged_all = bool(all(gap_converged_per_L))
    max_gap_iter = int(max(gap_iter_per_L))

    # Verify L_max=12 anchor by construction
    idx_L12 = L_MAX_SCAN.index(L_MAX_REF)
    Delta_at_L12 = delta_bcs_per_L[idx_L12]
    bcs_anchor_diff = abs(Delta_at_L12 - Delta_BCS)
    print(f"  Delta(L_max=12) - Delta_BCS = {bcs_anchor_diff:.3e}  "
          f"(expected ~ 1e-10 by V_BCS calibration; tol = {GAP_EQ_CONVERGENCE_TOL})")

    # --- Step 4: Bogoliubov diagonalization per L_max ----------------------
    print("\n--- Step 4: Bogoliubov diagonalization per L_max (8-mode B1+B2+B3) ---")
    s52_bog = dict(np.load(S52_BOG_CACHE, allow_pickle=True))
    Delta_static = float(np.abs(s52_bog["Delta_per_mode"]).max())  # = 0.7704351
    print(f"  Delta_static (from s52, max |Delta_per_mode|) = {Delta_static:.10f}")
    bdg_modes_per_L = {}
    bdg_amp_tensor_u = np.zeros((len(L_MAX_SCAN), 8), dtype=np.float64)
    bdg_amp_tensor_v = np.zeros((len(L_MAX_SCAN), 8), dtype=np.float64)
    bdg_amp_tensor_E = np.zeros((len(L_MAX_SCAN), 8), dtype=np.float64)
    bdg_amp_tensor_delta = np.zeros((len(L_MAX_SCAN), 8), dtype=np.complex128)
    for i, L in enumerate(L_MAX_SCAN):
        modes_L = bogoliubov_modes_per_lmax(delta_bcs_per_L[i], Delta_static, s52_bog)
        bdg_modes_per_L[L] = modes_L
        bdg_amp_tensor_u[i] = modes_L["u_L"]
        bdg_amp_tensor_v[i] = modes_L["v_L"]
        bdg_amp_tensor_E[i] = modes_L["E_qp_L"]
        bdg_amp_tensor_delta[i] = modes_L["delta_per_mode_L"]
        print(
            f"  L_max={L:2d}: rescale = {delta_bcs_per_L[i]/Delta_static:.6f}, "
            f"E_qp range = [{modes_L['E_qp_L'].min():.4f}, {modes_L['E_qp_L'].max():.4f}], "
            f"v range = [{modes_L['v_L'].min():.4f}, {modes_L['v_L'].max():.4f}]"
        )

    # --- Step 5: K-window log-derivative observable per L_max --------------
    print("\n--- Step 5: K-window log-derivative L_emp per L_max ---")
    ln_min = math.log(K_HORIZON_FRAC[0])
    ln_max_grid = math.log(K_HORIZON_FRAC[1])
    n_K_pts = int(round((ln_max_grid - ln_min) / DLNK)) + 1
    ln_K_grid = np.linspace(ln_min, ln_max_grid, n_K_pts)
    k_ratios = np.exp(ln_K_grid)
    print(f"  K-window grid: [{K_HORIZON_FRAC[0]:.3f}, {K_HORIZON_FRAC[1]:.3f}] K_horizon, "
          f"n_K_pts = {n_K_pts}, DLNK = {DLNK}")
    L_emp_per_L = []
    P_GGE_at_KH_per_L = []
    P_GGE_grid_per_L = {}
    for i, L in enumerate(L_MAX_SCAN):
        modes_L = bdg_modes_per_L[L]
        L_emp, P_GGE = compute_K_window_log_derivative(
            modes_L["xi0"], modes_L["delta_per_mode_L"], k_ratios
        )
        if L_emp is None:
            print(f"  L_max={L:2d}: P_GGE has zero/negative values -> NaN")
            L_emp_per_L.append(float("nan"))
            P_GGE_at_KH_per_L.append(float("nan"))
        else:
            L_emp_per_L.append(L_emp)
            P_at_KH = float(P_GGE[int(np.argmin(np.abs(ln_K_grid)))])
            P_GGE_at_KH_per_L.append(P_at_KH)
            print(
                f"  L_max={L:2d}: L_emp = {L_emp:+.10f}, "
                f"P_GGE@K_horizon = {P_at_KH:.6e}, "
                f"P_GGE range = [{P_GGE.min():.3e}, {P_GGE.max():.3e}]"
            )
        P_GGE_grid_per_L[L] = P_GGE
    L_emp_per_L = np.array(L_emp_per_L, dtype=np.float64)
    P_GGE_at_KH_per_L = np.array(P_GGE_at_KH_per_L, dtype=np.float64)

    # L_max=12 anchor verification
    L_emp_at_L12 = L_emp_per_L[idx_L12]
    anchor_diff = abs(L_emp_at_L12 - VOLOVIK_PATH_CANONICAL)
    print(f"\n  L_emp(L_max=12) = {L_emp_at_L12:+.15f}")
    print(f"  canonical anchor = {VOLOVIK_PATH_CANONICAL}")
    print(f"  |diff| = {anchor_diff:.3e}  (tol = {LMAX12_ANCHOR_TOL})")
    print(f"  anchor_PASS = {anchor_diff < LMAX12_ANCHOR_TOL}")

    # --- Step 6: Empirical alpha extraction --------------------------------
    print("\n--- Step 6: Empirical alpha extraction via log-log regression ---")
    L_max_arr = np.array(L_MAX_SCAN, dtype=np.float64)
    delta_L_arr = np.abs(L_emp_per_L - L_emp_at_L12)
    print(f"  delta_L per L_max = {delta_L_arr}")
    alpha, R_squared, intercept, n_valid = extract_alpha_R_squared(L_max_arr, delta_L_arr)
    print(f"  n_valid (L_max != 12) = {n_valid}")
    print(f"  log-log fit: log(delta_L) = log(C) - alpha * log(L_max)")
    print(f"  alpha = {alpha:.6f}  (predicted: 3.0 for L^-3 envelope at d=4)")
    print(f"  R^2   = {R_squared:.6f}")
    print(f"  log(C) intercept = {intercept:.6f}")

    # --- Step 7: PASS predicate evaluation ---------------------------------
    print("\n--- Step 7: PASS predicate evaluation ---")
    verdict = evaluate_verdict(
        alpha=alpha, R_squared=R_squared, L_emp_at_L12=L_emp_at_L12,
        max_gap_iter=max_gap_iter, gap_eq_converged_all=gap_converged_all,
    )
    for k, v in verdict.items():
        print(f"  {k:32s} = {v}")

    # --- Step 8: Compute dual SHA + emit verdict line ----------------------
    print("\n--- Step 8: Dual SHA + verdict emission ---")
    audit_sha, content_sha = compute_dual_sha(pins, SCRIPT_PATH)
    print(f"  audit_sha256   = {audit_sha}")
    print(f"  content_sha256 = {content_sha}")
    composite = verdict["composite"]
    sign_v = verdict["sign_verdict"]
    mag_v = verdict["magnitude_verdict"]
    reg_v = verdict["regime_verdict"]
    value_str = (
        f"alpha={alpha:.6f};R_squared={R_squared:.6f};L_emp_at_L12={L_emp_at_L12:.15f};"
        f"anchor_diff={anchor_diff:.3e};anchor_PASS={int(verdict['anchor_PASS'])};"
        f"alpha_in_pass_band={int(verdict['alpha_in_pass_band'])};"
        f"R_squared_pass={int(verdict['R_squared_pass'])};"
        f"max_gap_iter={max_gap_iter};gap_eq_converged_all={int(gap_converged_all)};"
        f"all_feasible={int(all_feasible)};"
        f"Delta_L12_diff_canonical={bcs_anchor_diff:.3e};"
        f"sign={sign_v};mag={mag_v};reg={reg_v};composite={composite};"
        f"hit_K_advance={'1' if composite=='PASS' else '0'};"
        f"level_2_binding_K_advance={'1' if composite=='PASS' else '0'};"
        f"vii_av_promotion={'STAGE-1-CANDIDATE' if composite=='PASS' else 'REGISTRY-INCOMPLETE'}"
    )
    append_verdict(
        composite=composite,
        value_str=value_str,
        audit_sha=audit_sha,
        content_sha=content_sha,
        sign_v=sign_v,
        mag_v=mag_v,
        reg_v=reg_v,
        promote_pass=(composite == "PASS"),
    )
    print(f"  Verdict line appended to: {VERDICT_FILE.relative_to(ROOT)}")

    # --- Step 9: Save NPZ + emit plot --------------------------------------
    print("\n--- Step 9: Save NPZ + emit plot ---")
    np.savez(
        OUT_NPZ,
        # L_max scan + per-L_max BCS gaps
        L_max_arr=L_max_arr,
        delta_bcs_per_lmax=delta_bcs_per_L,
        gap_iter_per_L=gap_iter_per_L,
        gap_residual_per_L=gap_residual_per_L,
        gap_converged_per_L=np.array(gap_converged_per_L),
        inv_V_BCS=inv_V_BCS,
        T_FOLD=T_FOLD,
        Delta_BCS_canonical=Delta_BCS,
        Delta_static_s52=Delta_static,
        # Per-L_max BdG amplitude tensor (shape (7, 8))
        bdg_amp_tensor_u=bdg_amp_tensor_u,
        bdg_amp_tensor_v=bdg_amp_tensor_v,
        bdg_amp_tensor_E=bdg_amp_tensor_E,
        bdg_amp_tensor_delta=bdg_amp_tensor_delta,
        # K-window L_emp per L_max
        L_emp_per_L=L_emp_per_L,
        P_GGE_at_KH_per_L=P_GGE_at_KH_per_L,
        k_ratios=k_ratios,
        ln_K_grid=ln_K_grid,
        n_K_pts=n_K_pts,
        DLNK=DLNK,
        K_HORIZON_FRAC=np.array(K_HORIZON_FRAC),
        # Anchor + delta_L + alpha extraction
        VOLOVIK_PATH_CANONICAL=VOLOVIK_PATH_CANONICAL,
        L_emp_at_L12=L_emp_at_L12,
        anchor_diff=anchor_diff,
        anchor_PASS=verdict["anchor_PASS"],
        delta_L_arr=delta_L_arr,
        alpha=alpha,
        R_squared=R_squared,
        log_C_intercept=intercept,
        n_valid_regression=n_valid,
        # Friedrich-Bar feasibility
        all_feasible=all_feasible,
        eta_FB_lower=ETA_FB_LOWER,
        # Verdict 3-tuple + composite
        sign_verdict=sign_v,
        magnitude_verdict=mag_v,
        regime_verdict=reg_v,
        composite_verdict=composite,
        # PASS thresholds
        alpha_pass_band=np.array(ALPHA_PASS_BAND),
        R_squared_pass=R_SQUARED_PASS,
        R_squared_info=R_SQUARED_INFO,
        alpha_info_band_low=np.array(ALPHA_INFO_BAND_LOW),
        alpha_info_band_high=np.array(ALPHA_INFO_BAND_HIGH),
        lmax12_anchor_tol=LMAX12_ANCHOR_TOL,
        # SHA
        audit_sha256=audit_sha,
        content_sha256=content_sha,
        random_seed=RANDOM_SEED,
        scheme=SCHEME,
        convention=CONVENTION,
        L_max=L_MAX,
    )
    # Also save P_GGE grids per L_max for debugging
    pg_grids = np.array([P_GGE_grid_per_L[L] for L in L_MAX_SCAN])
    np.save(OUT_NPZ.parent / (OUT_NPZ.stem + "_P_GGE_grids.npy"), pg_grids)
    print(f"  NPZ -> {OUT_NPZ.relative_to(ROOT)}")
    emit_plot(
        OUT_PNG, L_max_arr, delta_L_arr, alpha, R_squared, intercept,
        L_emp_per_L, delta_bcs_per_L,
    )
    print(f"  PNG -> {OUT_PNG.relative_to(ROOT)}")

    # --- Step 10: Final summary --------------------------------------------
    print("\n" + "=" * 78)
    print(f"GATE VERDICT: {composite}")
    print("=" * 78)
    print(f"  alpha = {alpha:.6f}  in PASS band [2.5, 3.5]? {verdict['alpha_in_pass_band']}")
    print(f"  R^2 = {R_squared:.6f}  >= 0.95? {verdict['R_squared_pass']}")
    print(f"  L_emp(12) anchor diff = {anchor_diff:.3e} < 1e-9? {verdict['anchor_PASS']}")
    print(f"  sign = {sign_v}, mag = {mag_v}, reg = {reg_v}")
    print(f"  composite = {composite}")
    if composite == "PASS":
        print(f"  ==> §VII.AV STAGE-1-CANDIDATE promotion triggered")
        print(f"  ==> HIT K-counter K=2 -> K=3 (joint with CF-65 PASS)")
        print(f"  ==> Level-2-binding K-counter SUGGESTION K=1 -> K=2 (new Corner-IV BdG instance)")
    else:
        print(f"  ==> §VII.AV remains REGISTRY-INCOMPLETE-PENDING-PROXY-REFINEMENT")


if __name__ == "__main__":
    main()
